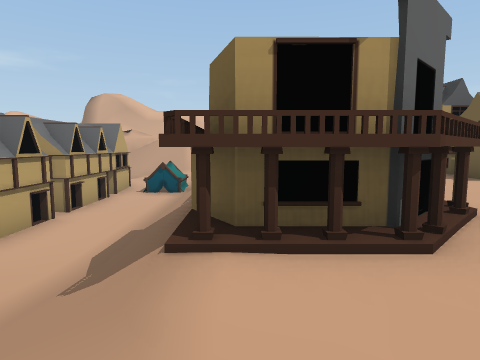
[1] (above)

17 first-person views from a walk through a Unity game level. The camera is 1.4 m above the floor, tilts 6° down and sees 75° across. The floor is counted in squares, 2 m on a side. Each view is taken from the middle of a square. On the plan, view 1 faces up. The plan holds only what a view shows up to about 10 squares ahead; the rest is blank. The place goes on beyond the plan. Some animated figures are not drawn.

[2]
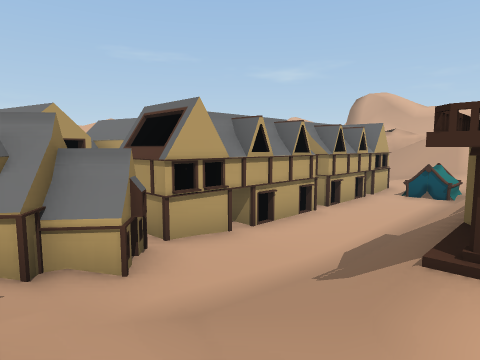

[3]
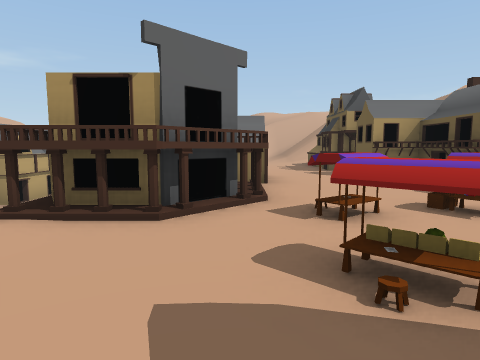

[4]
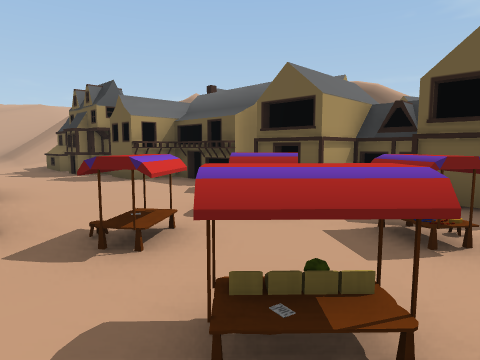

[5]
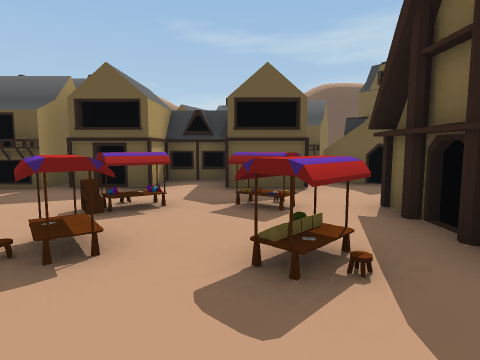

[6]
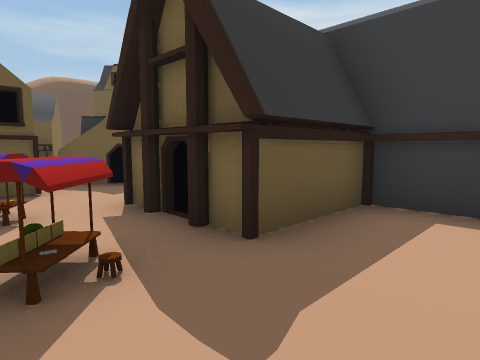

[7]
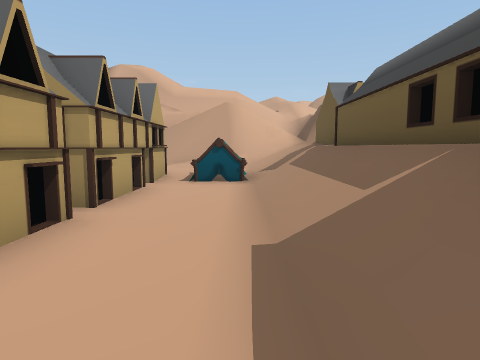

[8]
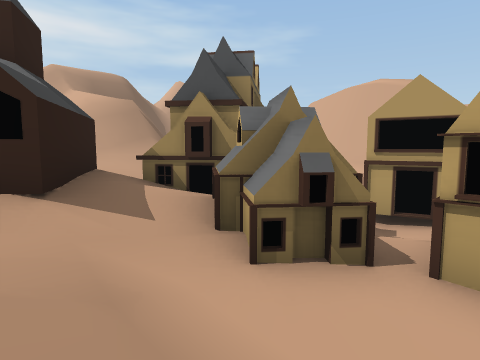

[9]
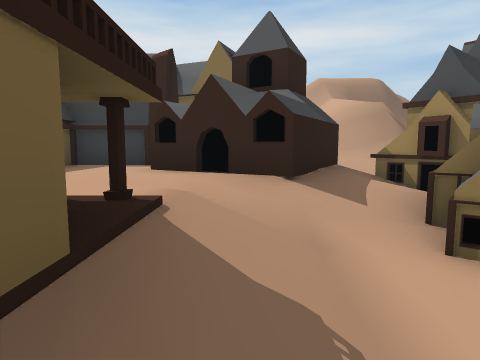

[10]
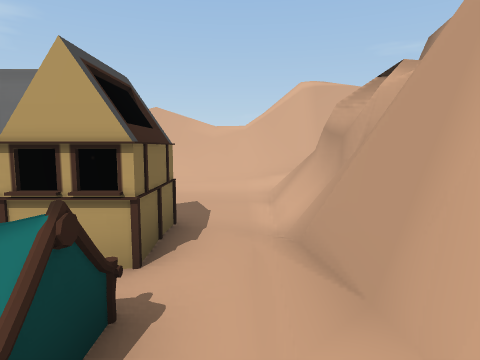

[11]
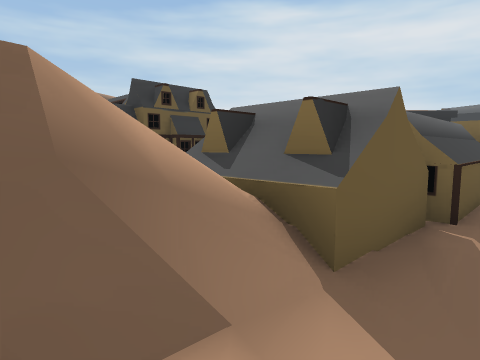

[12]
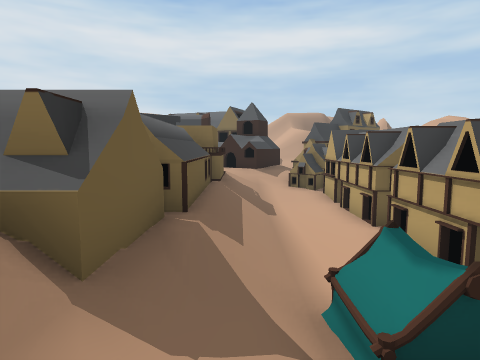

[13]
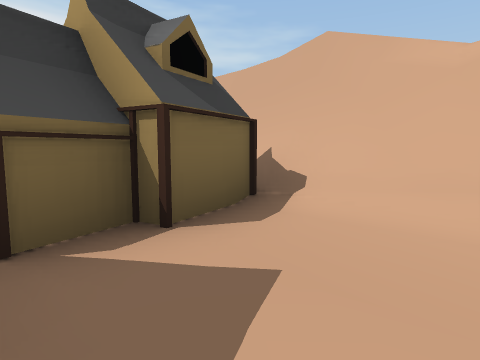

[14]
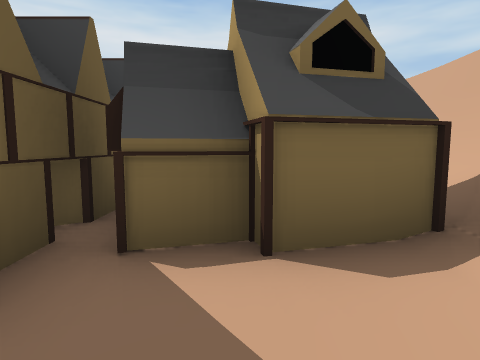

[15]
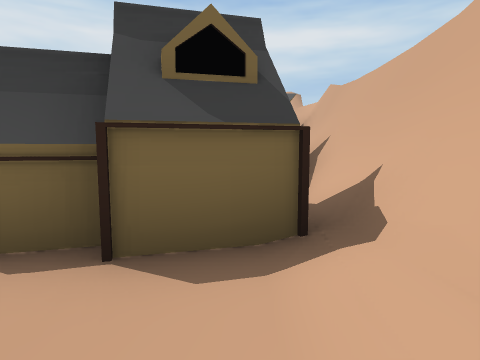

[16]
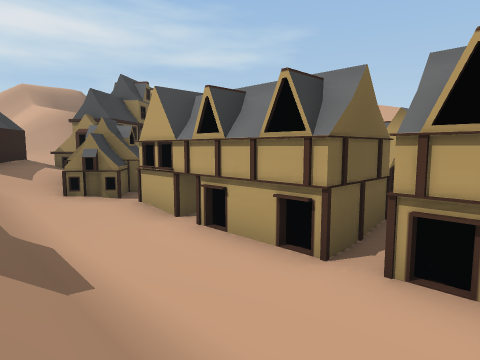

[17]
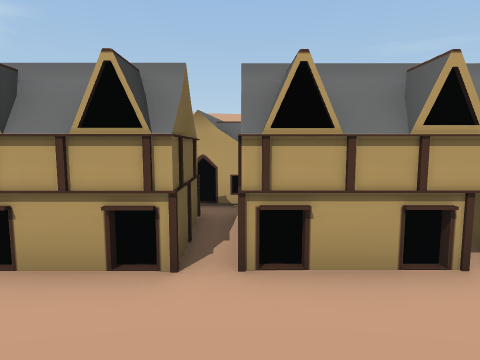

### Floor plan
Key: @ floor where view 1 was taken; # wall or solid block; x gap in a wall; . main floor; - floor 0.25 m lower than the main floor; _ floor 0.5 m lower than the main floor; < floor 1.25 m lower than the main floor; ( floor 1.5 m lower than the main floor; / step, stairs or slope; = window, fence, low wall or low ledge; ^ raised ledge; v drop or lower ground; H house; O other object.
Columns run from 9 left of view 1 to 12 right of it. Each row starts with its distance up from view 1.
 13 #=#v####/#
 12 #<<((<///=
 11 #<<<HH^^/HHH .H
 10 #HH<HHx#/HHH..HH
  9 #HHHHH((/H  ..H
  8 #  HHH((/H  ..HH
  7 # HHHH((/H  ..HHHH
  6 # HHHH((/H H...HH
  5 #   HH((/# H...HH  O
  4     HH((/###....#  O
  3    HHH((/####...## HH
  2    #HH<</#^#^#^..#  H
  1    #HHH//...^#^.##
  0 #    HH#/@..x...#
 -1 #  HHH=###..##..H  HH
 -2 # HHHH####..#   H   HH
 -3  HHH _   ####      HH
 -4     --  H
 -5    ==   HHH
 -6    ###   HH

Positions as (right, up) in squares from view 1, and headings:
1: (0, 0), facing up
2: (0, 0), facing up-left
3: (2, -1), facing up
4: (2, 0), facing up-right
5: (1, 1), facing right
6: (1, 1), facing down-right
7: (-2, 3), facing up
8: (-1, 3), facing down-left
9: (-1, 4), facing down
10: (-1, 12), facing left
11: (-1, 13), facing down-right
12: (-1, 13), facing down
13: (-6, 12), facing down-left
14: (-7, 12), facing down
15: (-8, 12), facing down
16: (-1, 8), facing down-left
17: (-1, 7), facing left
